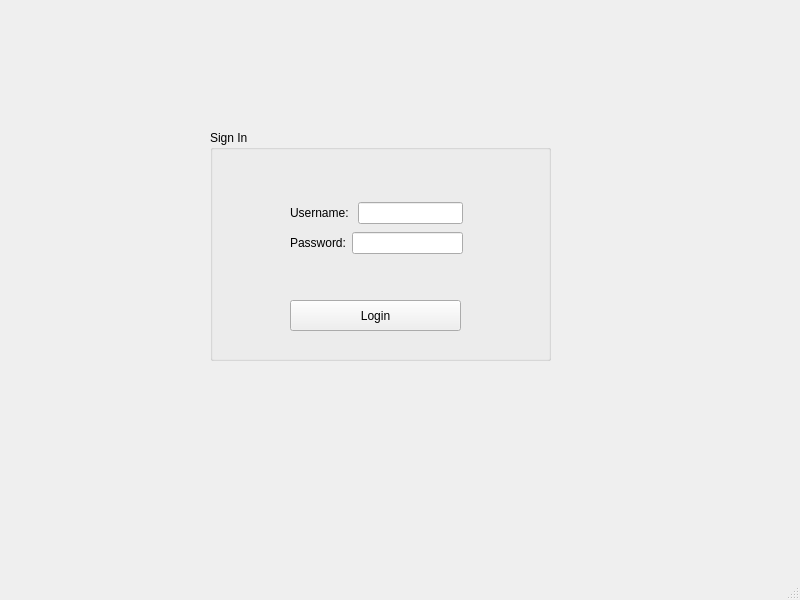
<?xml version="1.0" encoding="UTF-8"?>
<ui version="4.0">
 <class>MainWindow</class>
 <widget class="QMainWindow" name="MainWindow">
  <property name="geometry">
   <rect>
    <x>0</x>
    <y>0</y>
    <width>800</width>
    <height>600</height>
   </rect>
  </property>
  <property name="windowTitle">
   <string>Login</string>
  </property>
  <widget class="QWidget" name="centralwidget">
   <widget class="QGroupBox" name="groupBox">
    <property name="geometry">
     <rect>
      <x>210</x>
      <y>130</y>
      <width>341</width>
      <height>231</height>
     </rect>
    </property>
    <property name="title">
     <string>Sign In</string>
    </property>
    <widget class="QPushButton" name="LoginButton">
     <property name="geometry">
      <rect>
       <x>80</x>
       <y>170</y>
       <width>171</width>
       <height>31</height>
      </rect>
     </property>
     <property name="text">
      <string>Login</string>
     </property>
    </widget>
    <widget class="QWidget" name="layoutWidget">
     <property name="geometry">
      <rect>
       <x>80</x>
       <y>70</y>
       <width>173</width>
       <height>56</height>
      </rect>
     </property>
     <layout class="QVBoxLayout" name="verticalLayout">
      <item>
       <layout class="QHBoxLayout" name="horizontalLayout">
        <item>
         <widget class="QLabel" name="label">
          <property name="text">
           <string>Username: </string>
          </property>
         </widget>
        </item>
        <item>
         <widget class="QLineEdit" name="Username_lineEdit"/>
        </item>
       </layout>
      </item>
      <item>
       <layout class="QHBoxLayout" name="horizontalLayout_2">
        <item>
         <widget class="QLabel" name="label_2">
          <property name="text">
           <string>Password:</string>
          </property>
         </widget>
        </item>
        <item>
         <widget class="QLineEdit" name="Password_lineEdit"/>
        </item>
       </layout>
      </item>
     </layout>
    </widget>
   </widget>
  </widget>
  <widget class="QMenuBar" name="menubar">
   <property name="geometry">
    <rect>
     <x>0</x>
     <y>0</y>
     <width>800</width>
     <height>20</height>
    </rect>
   </property>
  </widget>
  <widget class="QStatusBar" name="statusbar"/>
 </widget>
 <resources/>
 <connections/>
</ui>
